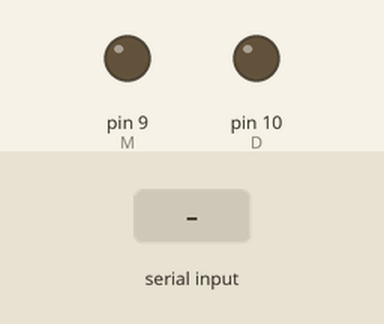
The sketch below on a simulated Arduino Uno, built with avr-gcc and run on an emulated ATmega328P. Shown: output pins drawn as LEDs (lit = HIGH). The inputs (shaded band) are chosen by the test bench. What the sketch prints to the serial monitor is not drawn.

Above: at 1.2 s.
1.3 s: "v" received over Serial
At 1.45 s:
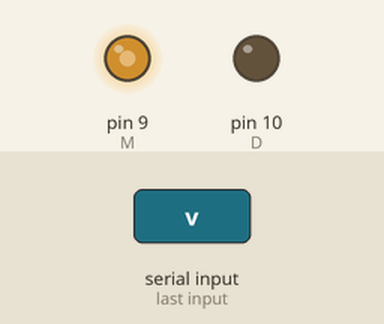
At 3.2 s:
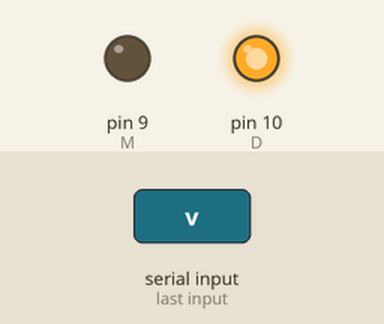
Timing chart, 0 to 4.7 s (numbered marks = the images above; inputs shaded):
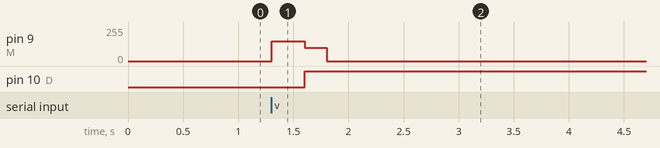

The sketch:

control_using_cases.ino
```cpp
int i = 0;
int j = 0;
const int D = 10;
const int M = 9;

void setup() {

  pinMode(D, OUTPUT);
  pinMode(M, OUTPUT);
  Serial.begin(9600);
  // put your setup code here, to run once:
  /* for (i = 0; i <= 255; i++)
    {
     analogWrite(M, i);
     digitalWrite(D, HIGH);
    }
    delay(1000);
    analogWrite(M, 0);
  */


}

int x;
void loop() {

  Serial.print("Enter the case\n");
  x = Serial.read();
  switch (x)
  {
    /*case 'a': analogWrite(M, 64);
      digitalWrite(D, HIGH);
      Serial.print("64up");
      delay(5000);
      break;
      case 'b': analogWrite(M, 64);
      digitalWrite(D, LOW);
      Serial.print("64dn");
      delay(5000);
      break;
      case 'c':  analogWrite(M, 127);
      digitalWrite(D, HIGH);
      Serial.print("127up");
      delay(5000);
      break;
      case 'd': analogWrite(M, 127);
      digitalWrite(D, LOW);
      Serial.print("127dn");
      delay(5000);
      break;
      case 'e': analogWrite(M, 191);
      digitalWrite(D, HIGH);
      Serial.print("191up");
      delay(5000);
      break;
      case 'f': analogWrite(M, 191);
      digitalWrite(D, LOW);
      Serial.print("191dn");
      delay(5000);
      break;
      case 'g': analogWrite(M, 255);
      digitalWrite(D, HIGH);
      Serial.print("255up");
      delay(5000);
      break;
      case 'h': analogWrite(M, 255);
      digitalWrite(D, LOW);
      Serial.print("255dn");
      delay(5000);
      break;
      case 'j': analogWrite(M, 0);
              digitalWrite(D,LOW);
    */
    case 'v':  digitalWrite(D, LOW);
      analogWrite(M, 150);

      delay(300);

      analogWrite(M, 0);
      digitalWrite(D, HIGH);
      analogWrite(M, 100);
      delay(200);
      analogWrite(M, 0);
      break;
  }
  /*

    // put your main code here, to run repeatedly:
    if(x=='a')
    {

    }
    else if(x=='b')
    {

    }
    else if(x=='c')
    {

    }
    else if(x=='d')
    {

    }
    else if(x=='e')
    {
    analogWrite(M,191);
    digitalWrite(D,HIGH);
    }
    else if(x=='f')
    {
    analogWrite(M,191);
    digitalWrite(D,LOW);
    }
    else if(x=='g')
    {
    analogWrite(M,255);
    digitalWrite(D,HIGH);
    }
    else if(x=='h')
    {
    analogWrite(M,255);
    digitalWrite(D,LOW);
    }
    delay(5000);
    }*/
}
```

Measured:
- after the input at 1.3 s, pin 9 (M): 0/255 → 150/255 at once, → 100/255 0.30 s later, → 0/255 0.20 s later; pin 10 (D): LOW → HIGH after 0.31 s
